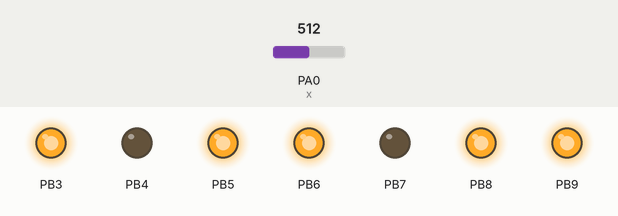
Bench run of a sketch on a simulated STM32 Blue Pill. On the bench: output pins drawn as LEDs (lit = HIGH). The test bench sets the inputs (shaded band); at power-on: PA0 (x) = 512.

Above: at 1.2 s.
1.3 s: PA0 (x) set to 529
2.8 s: PA0 (x) set to 552
At 3.7 s:
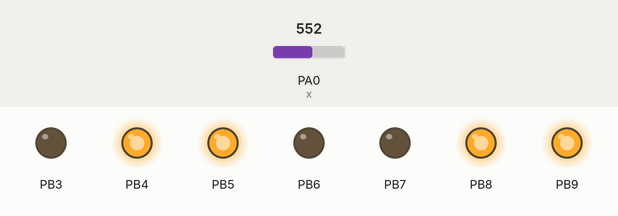
4.3 s: PA0 (x) set to 716
At 4.9 s:
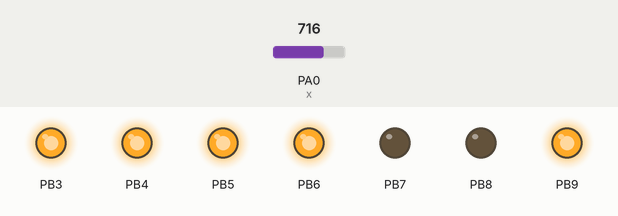
5.8 s: PA0 (x) set to 755
7.3 s: PA0 (x) set to 774
At 8.4 s:
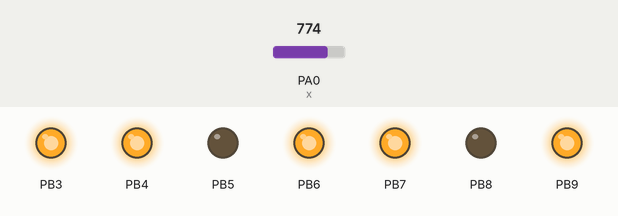
8.8 s: PA0 (x) set to 511
At 9.5 s:
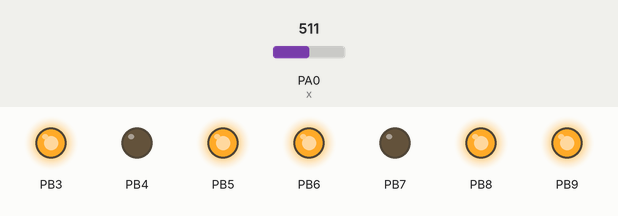
Timing chart, 0 to 11.3 s (numbered marks = the images above; inputs shaded):
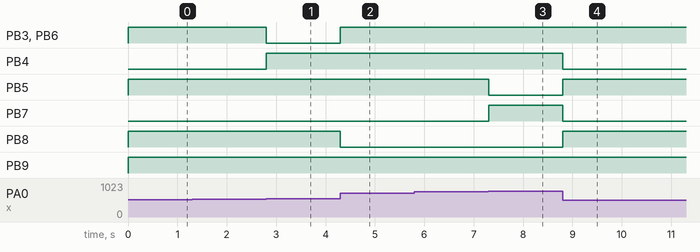

The sketch:

fateme.ino
```cpp
#define a  PB3
#define b  PB4
#define c  PB5
#define d  PB6
#define e  PB7
#define f  PB8
#define g  PB9
#define x  PA0
char pins[7]={a,b,c,d,e,f,g};
void show(int num){
  //if(num>9){return 0;}
  bool ss [10][7]={{1,1,1,1,1,1,0},
                   {0,1,1,0,0,0,0},
                   {1,1,0,1,1,0,1},
                   {1,1,1,1,0,0,1},
                   {0,1,1,0,0,1,1},
                   {1,0,1,1,0,1,1},
                   {1,0,1,1,1,1,1},
                   {1,1,1,0,0,0,0},
                   {1,1,1,1,1,1,1},
                   {1,1,1,1,0,1,1}};


   for(int i=0;i<7;i++){

    digitalWrite(pins[i],ss[9-num][i]);


   }
}

void setup() {
   for(int i=0;i<7;i++){
    pinMode(pins[i],OUTPUT);

  }
  pinMode(PA0,INPUT);
}

void loop() {
  show(analogRead(x)/109);

}
```

Measured:
- the behaviour switches between 544 and 545 on PA0 (x) (found by bisection; images 0 and 1)
- the behaviour switches between 762 and 763 on PA0 (x) (found by bisection; images 2 and 3)
- after the input at 1.3 s, every drawn part: stays the same
- after the input at 2.8 s, PB3, PB6: HIGH → LOW at once; PB4: LOW → HIGH at once
- after the input at 4.3 s, PB3, PB6: LOW → HIGH at once; PB8: HIGH → LOW at once
- after the input at 5.8 s, every drawn part: stays the same
- after the input at 7.3 s, PB5: HIGH → LOW at once; PB7: LOW → HIGH at once
- after the input at 8.8 s, PB4, PB7: HIGH → LOW at once; PB5, PB8: LOW → HIGH at once
